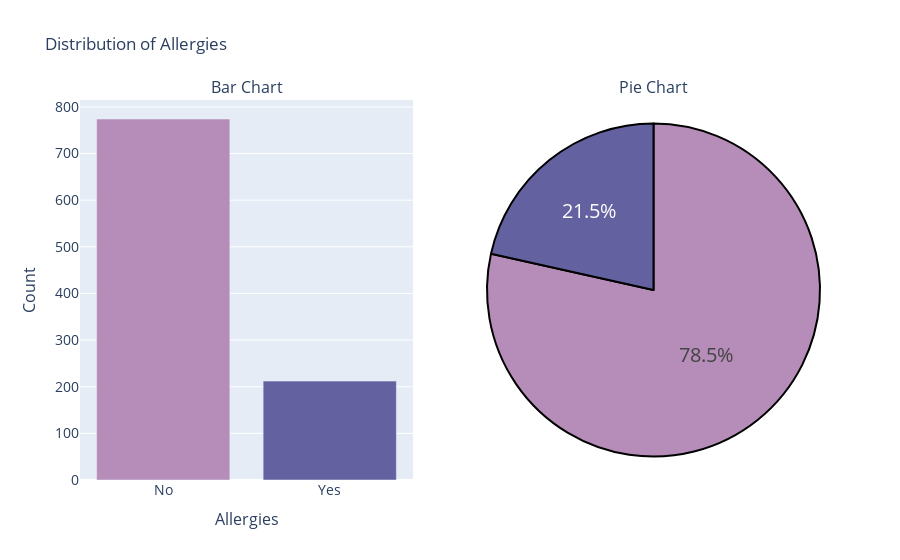

Source (notebook cell):
### Code cell
colors = ['#B68CB8' , '#6461A0']
labels = ['No','Yes']
values = data['KnownAllergies'].value_counts()

# create pie chart

pie_chart = go.Figure(go.Pie(labels = labels, values = values, ))
pie_chart.update_traces(hoverinfo = 'label+value' , textinfo = 'percent', textfont_size = 20, 
                        marker = dict(colors = colors, line = dict( color = '#000000', width=2)))

# Bar Chart

bar_chart = go.Figure(go.Bar(x = labels, y = values, marker_color = colors))

# create subplots

fig = sp.make_subplots( rows = 1, cols = 2, column_width = [0.5,0.5], specs = [[{'type' : 'bar'}, {'type' : 'pie'}]],
                      subplot_titles = ("Bar Chart", "Pie Chart"))

# Add charts to subplots

fig.add_trace(bar_chart.data[0], row=1, col=1)
fig.add_trace(pie_chart.data[0], row=1, col=2)

# Update layout
fig.update_layout(showlegend=False,title_text="Distribution of Allergies",
                xaxis=dict(title='Allergies',titlefont_size=16,tickfont_size=14,),
                yaxis=dict(title='Count',titlefont_size=16,tickfont_size=14,))

# Show subplots
fig.show()

### Figure 1 — Plotly figure (JSON) as saved in the notebook; plotly's stock layout.template omitted (floating-point values rounded to 4 significant figures)
{"data": [{"marker": {"color": ["#B68CB8", "#6461A0"]}, "type": "bar", "x": ["No", "Yes"], "xaxis": "x", "y": [774, 212], "yaxis": "y"}, {"domain": {"x": [0.55, 1.0], "y": [0.0, 1.0]}, "hoverinfo": "label+value", "labels": ["No", "Yes"], "marker": {"colors": ["#B68CB8", "#6461A0"], "line": {"color": "#000000", "width": 2}}, "textfont": {"size": 20}, "textinfo": "percent", "type": "pie", "values": [774, 212]}], "layout": {"annotations": [{"font": {"size": 16}, "showarrow": false, "text": "Bar Chart", "x": 0.225, "xanchor": "center", "xref": "paper", "y": 1.0, "yanchor": "bottom", "yref": "paper"}, {"font": {"size": 16}, "showarrow": false, "text": "Pie Chart", "x": 0.775, "xanchor": "center", "xref": "paper", "y": 1.0, "yanchor": "bottom", "yref": "paper"}], "showlegend": false, "title": {"text": "Distribution of Allergies"}, "xaxis": {"anchor": "y", "domain": [0.0, 0.45], "tickfont": {"size": 14}, "title": {"font": {"size": 16}, "text": "Allergies"}}, "yaxis": {"anchor": "x", "domain": [0.0, 1.0], "tickfont": {"size": 14}, "title": {"font": {"size": 16}, "text": "Count"}}}}
